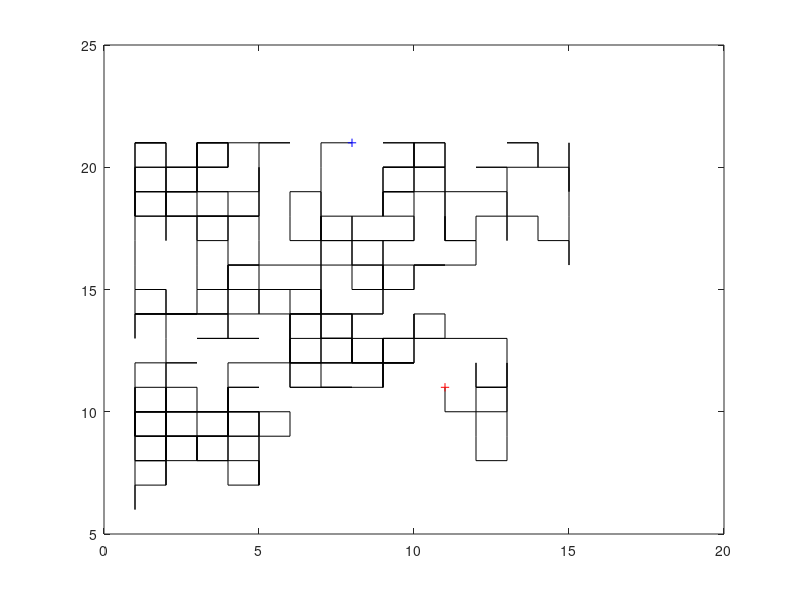

Source code (MATLAB):
clear;
clc;

MTamanho = 21;
P = [11, 11];
S = [21, 8];
Passos = 0;

Memoria = P;

% 1 = Para Esquerda
% 2 = Para Direita
% 3 = Para Cima
% 4 = Para Baixo

while P(1) ~= S(1) || P(2) ~= S(2)
  Passos = Passos + 1;
  caminho = randi([1,4]);
  % 1 = Para Esquerda
  if caminho == 1 && P(2) > 1
    P(2) = P(2) - 1;
    Memoria = [Memoria; P];
    % 2 = Para Direita
  elseif caminho == 2 && P(2) < MTamanho
    P(2) = P(2) + 1;
    Memoria = [Memoria; P];
    % 3 = Para Cima
  elseif caminho == 3 && P(1) > 1
    P(1) = P(1) - 1;
    Memoria = [Memoria; P];
    % 4 = Para Baixo
  elseif caminho == 4 && P(1) < MTamanho
    P(1) = P(1) + 1;
    Memoria = [Memoria; P];
  end

  fprintf('Possição Atual: [%d, %d]\n', P(1), P(2));

end

fprintf('\nO bebado deu %d para consegui sair.\n', Passos);

% Definindo os eixos do gráfico

x = Memoria(:, 2);
y = Memoria(:, 1);

% Criando o gráfico

figure;
plot(x, y, 'k');
hold;
plot(Memoria(1,2), Memoria(1,1), 'r-+');
plot(S(2), S(1), 'b-+');
hold;

clear MTamanho caminho Memoria x y P;
